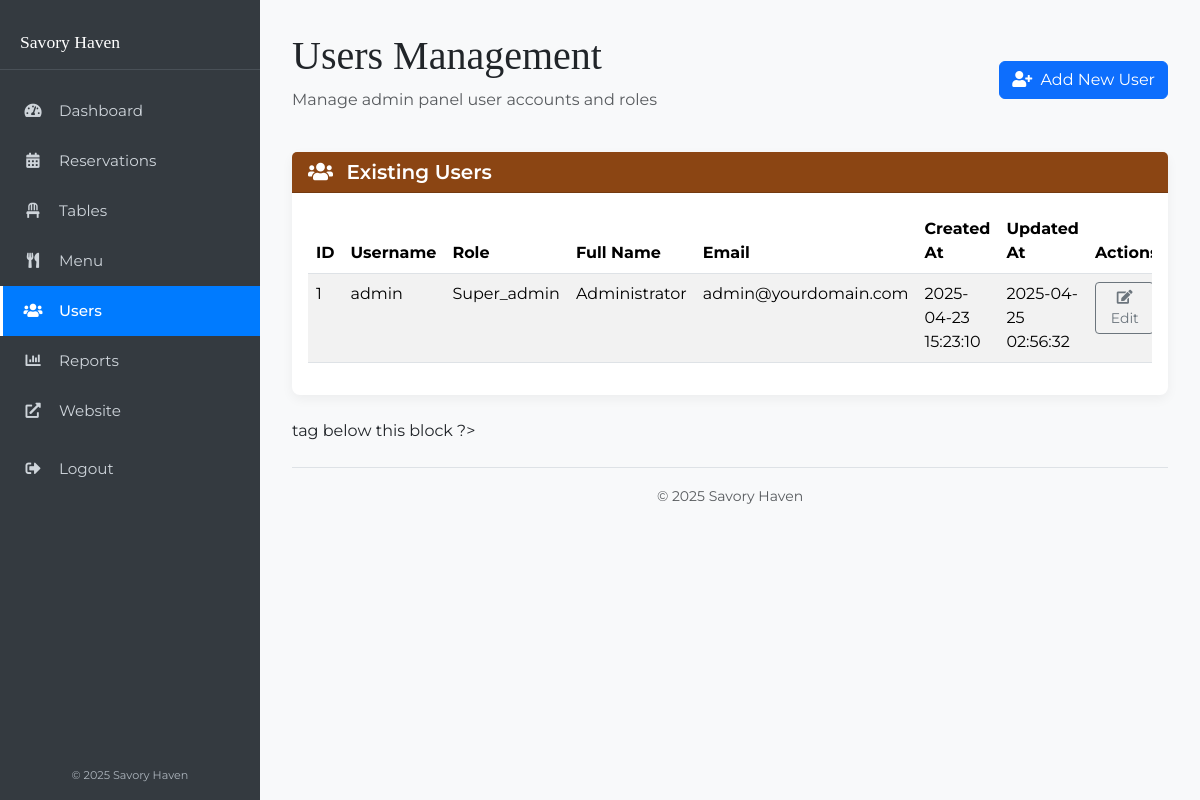
/admin.php?page=users (signed in), run on the app's committed database.
### tables this page shows
CREATE TABLE `adminpanel_users` (
  `id` int(11) NOT NULL,
  `username` varchar(50) NOT NULL,
  `password_hash` varchar(255) NOT NULL,
  `role` enum('staff','admin','super_admin') NOT NULL DEFAULT 'staff',
  `full_name` varchar(100) DEFAULT NULL,
  `email` varchar(100) DEFAULT NULL,
  `created_at` timestamp NOT NULL DEFAULT current_timestamp(),
  `updated_at` timestamp NOT NULL DEFAULT current_timestamp() ON UPDATE current_timestamp()
);

### manage_users.php (the view, shortened to what this page needs)
<?php
$users = [];
if ($conn) {
    $sql = "SELECT id, username, role, full_name, email, created_at, updated_at FROM adminPanel_users ORDER BY id ASC";
    $result = $conn->query($sql);
    if ($result) {
        if ($result->num_rows > 0) {
            while($row = $result->fetch_assoc()) {
                $users[] = $row;
            }
        }
    } else {
        echo "<div class='alert alert-danger'>Error fetching users: " . $conn->error . "</div>";
        error_log("Error fetching users: " . $conn->error);
    }
}
?>
<div class="row justify-content-between align-items-center mb-4">
    <div class="col-md-6">
        <h1 class="admin-title">Users Management</h1>
        <p class="text-muted">Manage admin panel user accounts and roles</p>
    </div>
    <div class="col-md-6 text-md-end">
        <a href="add_user.php" class="btn btn-primary">
             <i class="fas fa-user-plus me-1"></i> Add New User
        </a>
    </div>
</div>
<div class="card mb-4">
    <div class="card-header admin-header">
        <h5 class="mb-0">
            <i class="fas fa-users me-2"></i> Existing Users
        </h5>
    </div>
    <div class="card-body">
        <?php if (empty($users)): ?>
            <div class="alert alert-info">
                <i class="fas fa-info-circle me-2"></i> No users found in the database.
            </div>
        <?php else: ?>
             <div class="table-responsive">
                <table class="table table-striped table-hover">
                    <thead>
                        <tr>
                            <th>ID</th>
                            <th>Username</th>
                            <th>Role</th>
                             <th>Full Name</th>
                            <th>Email</th>
                            <th>Created At</th>
                             <th>Updated At</th>
                            <th>Actions</th>
                        </tr>
                    </thead>
                    <tbody>
                        <?php foreach ($users as $user): ?>
                            <tr>
                                <td><?php echo htmlspecialchars($user['id']); ?></td>
                                <td><?php echo htmlspecialchars($user['username']); ?></td>
                                <td><?php echo htmlspecialchars(ucfirst($user['role'])); ?></td>
                                 <td><?php echo htmlspecialchars($user['full_name'] ?? 'N/A'); ?></td>
                                <td><?php echo htmlspecialchars($user['email'] ?? 'N/A'); ?></td>
                                <td><?php echo htmlspecialchars($user['created_at']); ?></td>
                                 <td><?php echo htmlspecialchars($user['updated_at']); ?></td>
                                <td>
                                    <a href="edit_user.php?id=<?php echo $user['id']; ?>" class="btn btn-sm btn-outline-secondary me-1" title="Edit User">
                                        <i class="fas fa-edit"></i> Edit
                                    </a>
                                </td>
                            </tr>
                        <?php endforeach; ?>
                    </tbody>
                </table>
             </div>
        <?php endif; ?>
    </div>
</div>

### assets/css/admin.css (style rules this page uses)
body { font-family: 'Montserrat', sans-serif; background-color: #f8f9fa; margin: 0; display: flex; min-height: 100vh; }
.admin-title { font-family: 'Playfair Display', serif; }
.card { border: none; border-radius: 0.5rem; box-shadow: 0 4px 12px rgba(0, 0, 0, 0.05); margin-bottom: 1rem; }
.admin-header { background-color: #8B4513; color: white; border-top-left-radius: 0.5rem; border-top-right-radius: 0.5rem; }
.admin-header h5 { margin-bottom: 0; font-weight: 600; }

### data on the page
adminpanel_users: id "1", username "admin", role "Super_admin", full_name "Administrator", email "admin@yourdomain.com", created_at "2025-04-23 15:23:10", updated_at "2025-04-25 02:56:32"
